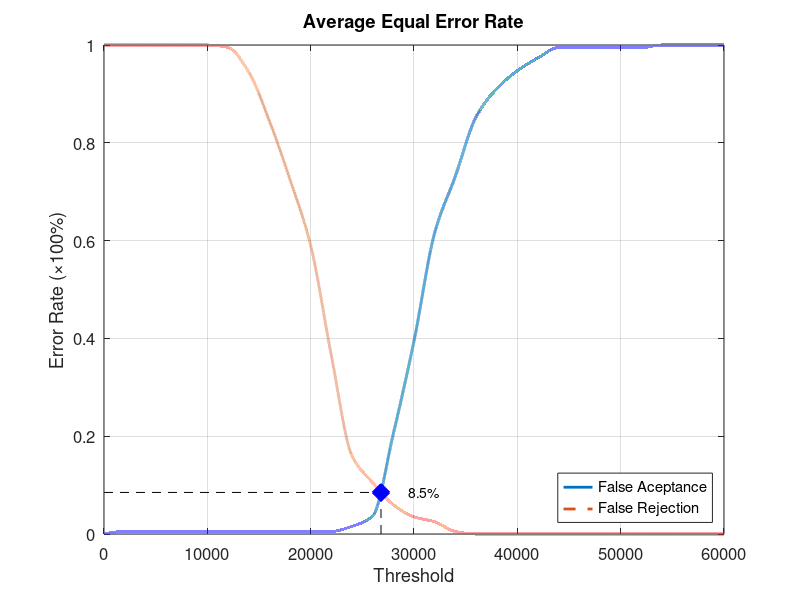
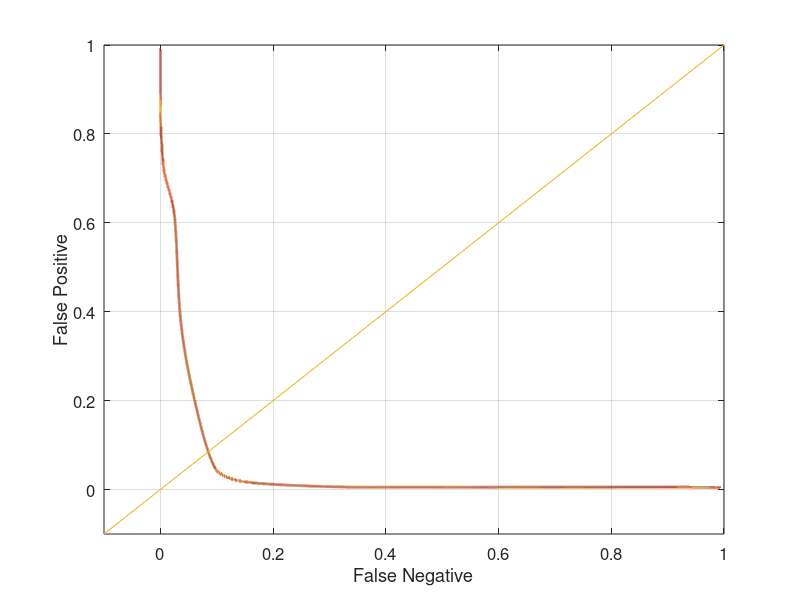

These charts were generated, in order, by the following MATLAB code:
function yEER = Database4_2
close all;
clear;
clc;
x = 0:2000:60000;
xq = 0:0.5:60000;

y0 = [0 0.00526316 0.00526316 0.00526316 0.00526316 0.00526316 0.00526316 0.00526316 0.00526316 0.00526316 0.00526316 0.00526316 0.0157895 0.0368421 0.205263 0.394737 0.615789 0.731579 0.852632 0.910526 0.947368 0.973684 0.994737 0.994737 0.994737 0.994737 0.994737 1 1 1 1];
yy0 = interp1(x, y0, xq, 'pchip');
y1 = [1 1 1 1 1 1 0.995 0.945 0.845 0.725 0.59 0.365 0.16 0.105 0.06 0.035 0.025 0.005 0 0 0 0 0 0 0 0 0 0 0 0 0];
yy1 = interp1(x, y1, xq, 'pchip');

% Calculating EER: 
y2 = abs(y0 - y1);
find(y2 == min(y2))
yy2 = abs(yy0 - yy1);
xEER = find(yy2 == min(yy2));
xEERIndex = xq(xEER) % X-axis EER
yEER = yy0(xEER) % Y-axis EER

main = figure
plot(xq, yy0,'-','LineWidth', 2);	hold on
plot(xq, yy1,'--','LineWidth', 2);	hold on
plot([xEERIndex xEERIndex], [0 yEER], 'k--');	hold on
plot([0 xEERIndex], [yEER yEER], 'k--');	hold on
plot(xEERIndex, yEER, 'bx', 'LineWidth', 10);	hold on
text(xEERIndex + 10 * xEERIndex / 100, yEER, [num2str(round((10000 * yEER)) / 100) '%'])
legend('False Aceptance', 'False Rejection', 'Location', 'SouthEast')
xlabel('Threshold')
ylabel('Error Rate (\times100%)')
title('Average Equal Error Rate')
set(gca, 'FontSize', 12)
axis([0 60000 0 1])
grid on

print(main, 'Database4_2Main', '-dpng');
FNRxFPR = figure('Color', [1 1 1]);
plot(yy1, yy0, '-', yy1, yy0, 'LineWidth', 2);
hold on
y = -0.1:0.1:1
plot(y, y); 
set(gca, 'FontSize', 12)
xlabel('False Negative')
ylabel('False Positive')
axis([-0.1 1 -0.1 1])
set(gca, 'FontSize', 12)
grid on

print(FNRxFPR, 'Database4_2FNRxFPR','-dpng');
end
